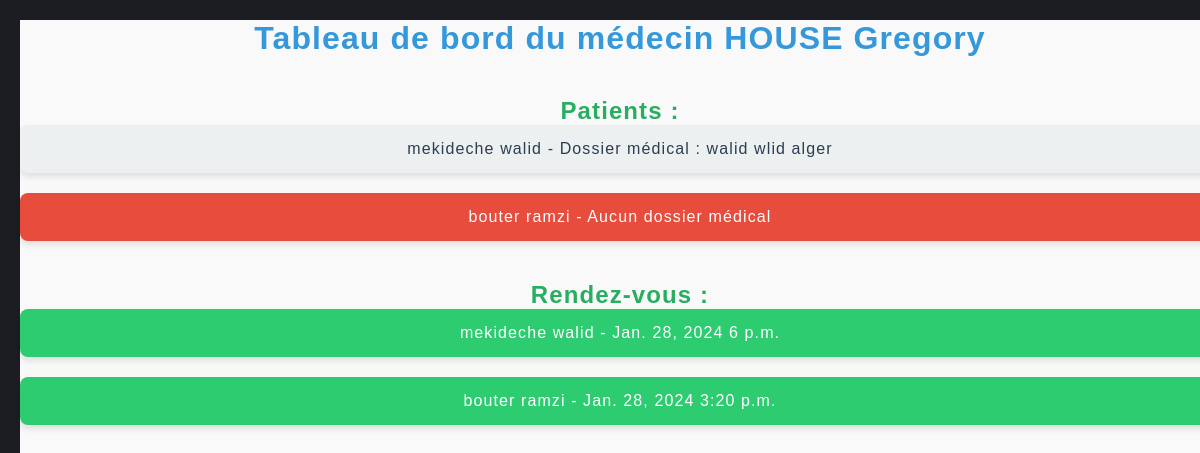
Page /dashboard/ (signed in) on the committed database.
### clinique/models.py (models this page shows, shortened)
class Medecin(models.Model):
    nom = models.CharField(max_length=100)
    prenom = models.CharField(max_length=100)
    password= models.CharField(max_length=128, default='admin')
    dn = models.DateField()
    specialite = models.CharField(max_length=100)
    departement=models.ForeignKey(Departement, on_delete=models.CASCADE)
    tel_regex = RegexValidator(
        regex=r'^(05|06|07)[0-9]{8}$',
        message="Le numéro de téléphone doit contenir 10 chiffres commançant par 05 ou 06 ou 07."
    )
    tel = models.CharField(
        validators=[tel_regex],
        max_length=10
    )
    email_regex = RegexValidator(
        regex=r'^[a-zA-Z0-9._%+-]+@[a-zA-Z0-9.-]+\.[a-zA-Z]{2,}$',
        message="Veuillez saisir une adresse e-mail valide."
    )
    email = models.EmailField(
        validators=[email_regex]
    )
    disponibilite = models.BooleanField(default=True)

class Patient(models.Model):
    nom = models.CharField(max_length=100)
    prenom = models.CharField(max_length=100)
    dn = models.DateField()
    choix_sexe = [('F','Féminin'), ('M', 'Masculin')]
    sexe = models.CharField(max_length=1, choices=choix_sexe, default='F')
    adresse = models.CharField(max_length=100, null=True)
    nss = models.IntegerField(unique=True)
    email = models.EmailField(unique=True,null=True, blank=True)
    password = models.CharField(max_length=128,null=True, blank=True)

class DossierMedical(models.Model):
    patient = models.OneToOneField(Patient, on_delete=models.CASCADE)
    description = models.TextField()

class RendezVous(models.Model):
    patient = models.ForeignKey(Patient, on_delete=models.CASCADE , related_name='rendezvous_set')
    medecin = models.ForeignKey(Medecin, on_delete=models.CASCADE)
    date = models.DateField()
    heure = models.TimeField()
    departement = models.ForeignKey(Departement, on_delete=models.CASCADE)
    sujet = models.TextField(default="")

### clinique/views.py (the view)
# urls.py: path('dashboard/' , views.medecin_dashboard_view,name='dashboard'),
def medecin_dashboard_view(request):
    medecin_email = request.session.get('medecin_email', None)
    medecin = Medecin.objects.get(email=medecin_email)
    rendezvous = RendezVous.objects.filter(medecin=medecin)
    patients = [rdv.patient for rdv in rendezvous]
    context = {
        'medecin': medecin,
        'rendezvous': rendezvous,
        'patients': patients,
    }
    return render(request, 'dashboard.html', context)

### clinique/templates/dashboard.html (shortened to what this page needs)
<!DOCTYPE html>
<html lang="fr">
<head>
    {% load static %}
    <link rel="stylesheet" href="{% static 'inscription.css'%}">
</head>
<body>
    <body>
        <h1>Tableau de bord du médecin {{ medecin.nom }} {{ medecin.prenom }}</h1>
        <h2>Patients :</h2>
        <ul id="patients-list">
            {% for patient in patients %}
                <li class="{% if not patient.dossiermedical %}no-dossier{% endif %}">
                    {{ patient.nom }} {{ patient.prenom }}
                    {% if patient.dossiermedical %}
                        - Dossier médical : {{ patient.dossiermedical.description }}
                    {% else %}
                        - Aucun dossier médical
                    {% endif %}
                </li>
            {% endfor %}
        </ul>
        <h2>Rendez-vous :</h2>
        <ul id="rendezvous-list">
            {% for rdv in rendezvous %}
                <li>{{ rdv.patient.nom }} {{ rdv.patient.prenom }} - {{ rdv.date }} {{ rdv.heure }}</li>
            {% endfor %}
        </ul>
    </body>
</body>
</html>

### clinique/static/inscription.css (style rules this page uses)
html { margin-top: 0px; padding-top:0px ; }
h2 { text-align: center; color: #333; }
html { box-sizing: border-box; }
*, *:before, *:after { box-sizing: inherit; padding: 0; margin: 0; letter-spacing: 1.1px; }
body, html { width: 100%; height: 100%; background: #1c1d22; font-family: "Varela Round", sans-serif; }

### clinique/templates/dashboard.html (style rules this page uses)
body { font-family: 'Arial', sans-serif; background-color: #f9f9f9; text-align: center; margin: 20px; }
h1 { color: #3498db; margin-bottom: 30px; }
h2 { color: #27ae60; margin-top: 40px; }
ul { list-style-type: none; padding: 0; }
li { background-color: #ecf0f1; color: #2c3e50; padding: 15px; border-radius: 8px; box-shadow: 0 4px 6px rgba(0, 0, 0, 0.1); margin-bottom: 20px; display: block; }
li.no-dossier { background-color: #e74c3c; color: #fff; }
ul#rendezvous-list li { background-color: #2ecc71; color: #fff; padding: 15px; border-radius: 8px; box-shadow: 0 4px 6px rgba(0, 0, 0, 0.1); margin-bottom: 20px; display: block; }

### rows in the picture
Medecin: nom "HOUSE", prenom "Gregory"
Patient: nom "mekideche", prenom "walid", dossiermedical.description "walid wlid alger"
Patient: nom "bouter", prenom "ramzi", shows "- Aucun dossier médical"
RendezVous: patient.nom "mekideche", patient.prenom "walid", date "Jan. 28, 2024", heure "6 p.m."
RendezVous: patient.nom "bouter", patient.prenom "ramzi", date "Jan. 28, 2024", heure "3:20 p.m."
